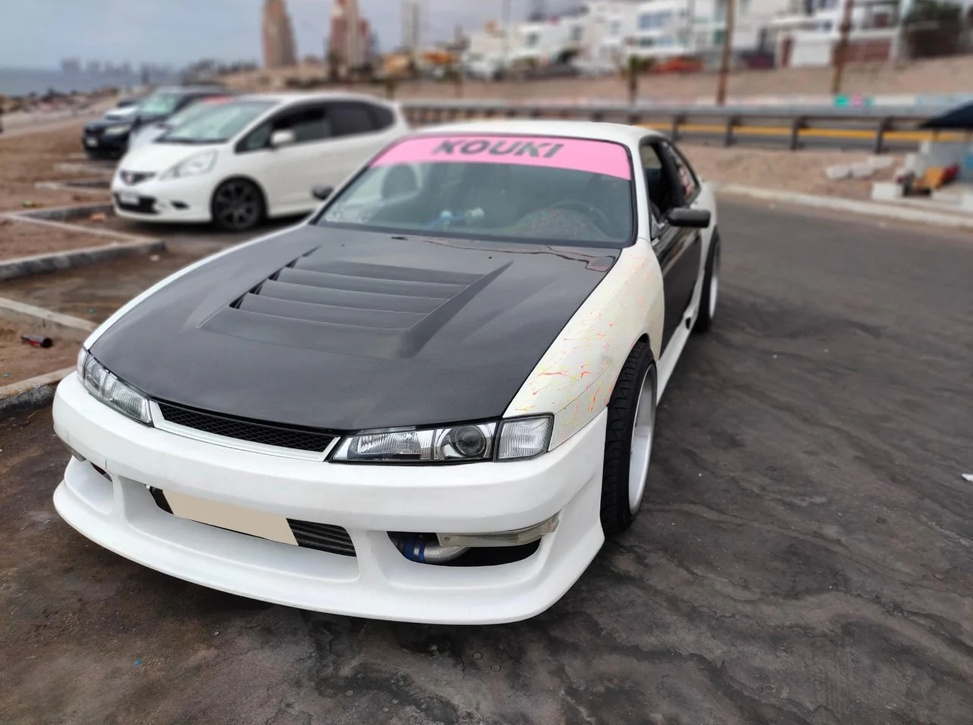
#> input picture Trabalho/s14.jpg, 973 x 725 px, shrunk from 1284 x 956 before the run
$ python 10.py
#> lines starting #> are read from the running program, lines starting #| are printed output that depends on the picture; after the words box and inside, x2 and y2 are one past the last pixel; in counts of white or black regions, pixels touching at a corner belong together
import cv2
import numpy as np
import os

# Lista de caminhos para as imagens que você deseja testar
image_paths = [
    "s14.jpg",  # Substitua pelos caminhos corretos das suas imagens
    "gtr.jpg",
    "180.jpg",
    "SKYLINE.jpg"
]

# Função para processar e validar cada imagem
def process_image(img_path):
    # Leitura da imagem
#> called with img_path = 's14.jpg'
    img = cv2.imread(img_path)
#> img is the input picture: shape (725, 973, 3); mean B, G, R 119.2, 118.5, 122.5
    if img is None:
        print(f"Erro: Não foi possível carregar a imagem {img_path}.")
        return

    # Processamento: Conversão para escala de cinza
    gray_img = cv2.cvtColor(img, cv2.COLOR_BGR2GRAY)
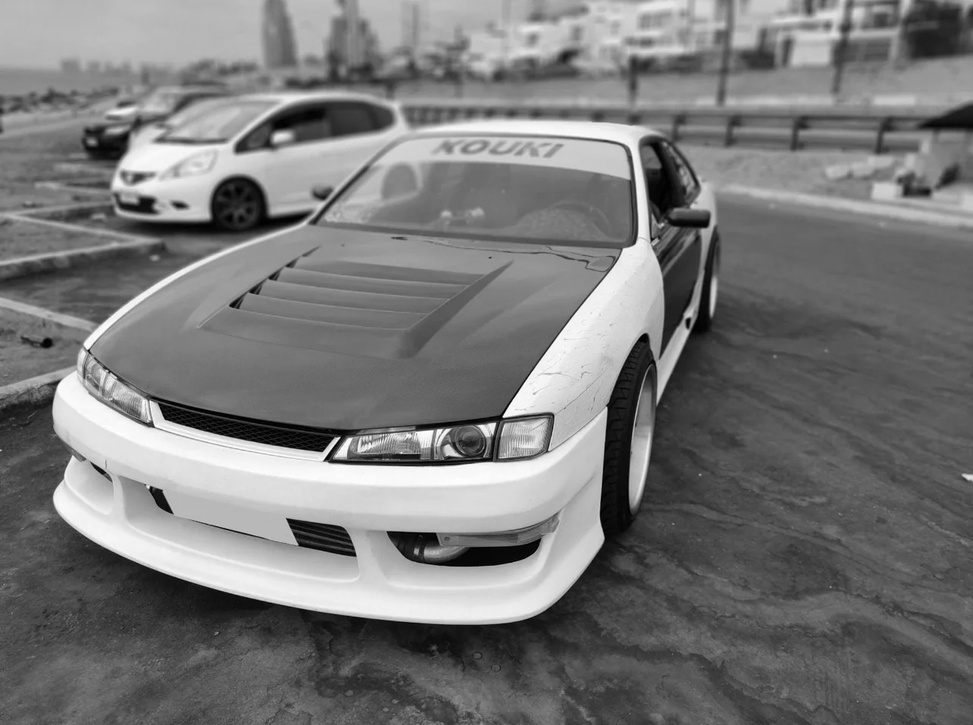
#> gray_img: shape (725, 973); min 0, max 255, mean 119.8

    # Aplicação de um desfoque gaussiano
    blurred_img = cv2.GaussianBlur(gray_img, (5, 5), 0)

    # Binarização
    _, binary_img = cv2.threshold(blurred_img, 127, 255, cv2.THRESH_BINARY)
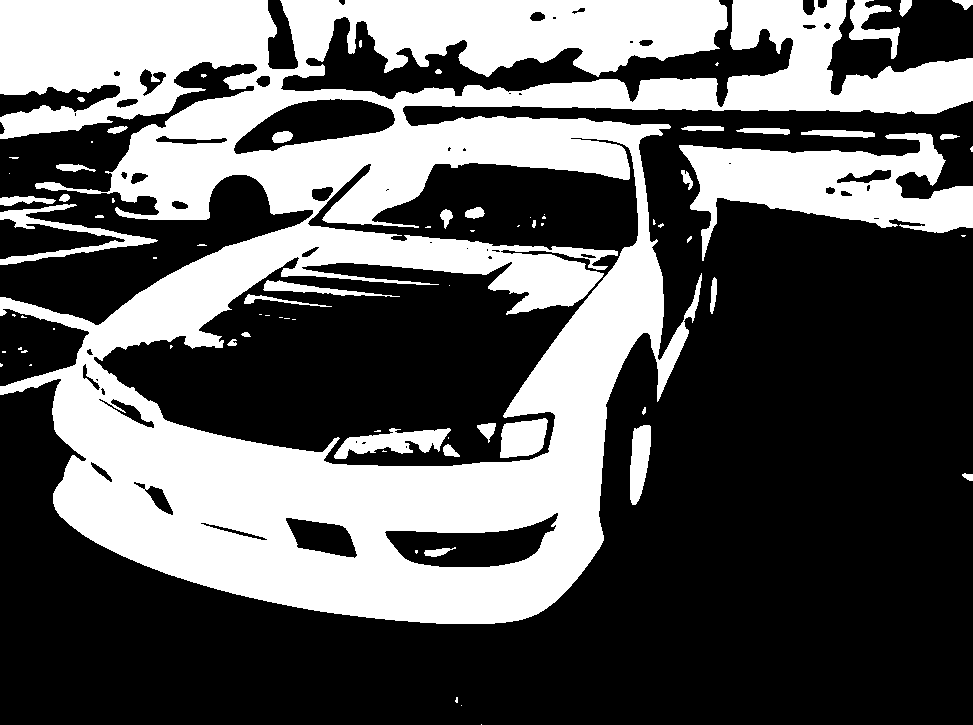
#> binary_img: shape (725, 973); 37% white; 78 white regions (42 under 20 px)

    # Detecção de contornos
    contours, _ = cv2.findContours(binary_img, cv2.RETR_EXTERNAL, cv2.CHAIN_APPROX_SIMPLE)
#> contours = 47 contours, 28 with area under 20; largest, box (x1, y1, x2, y2) and area: (0, 0, 973, 624) 327462, (679, 133, 973, 261) 16686, (0, 204, 158, 265) 1794, (630, 425, 651, 505) 1134, (849, 0, 900, 59) 1032

    # Criar máscara para segmentação
    marker_img = np.zeros(gray_img.shape, dtype=np.int32)
    for i in range(len(contours)):
        cv2.drawContours(marker_img, contours, i, (i + 1), -1)
#> this loop made 47 passes
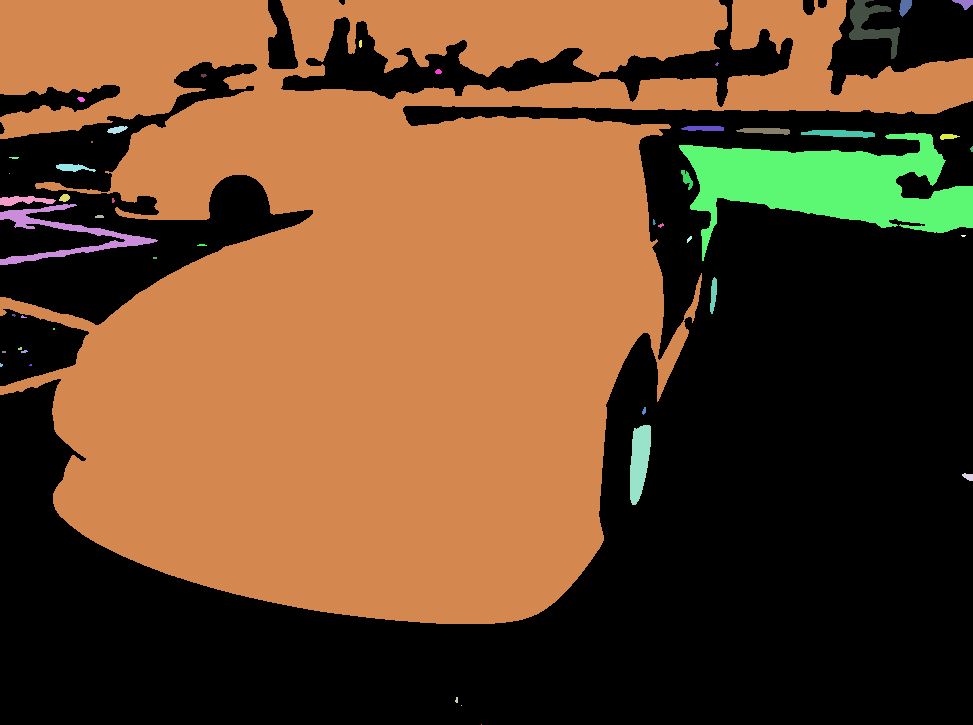
#> marker_img: shape (725, 973) int32; 48 distinct labels, from 0 to 47; one colour per label, 0 black

    # Definir a borda (com valor 0) para a máscara
    marker_img[marker_img == 0] = -1
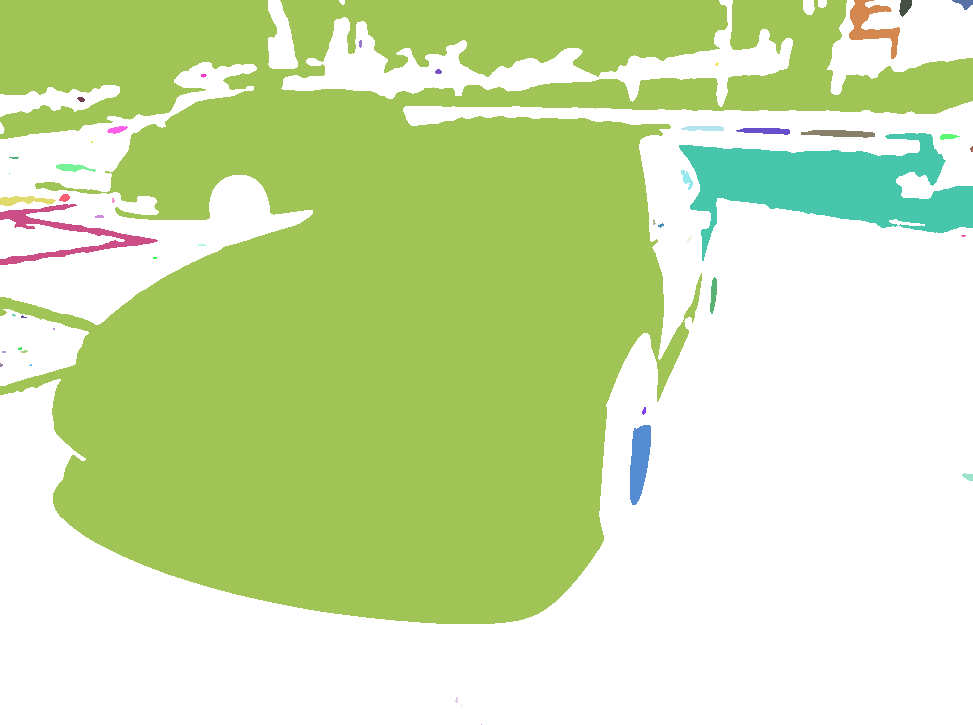
#> marker_img: shape (725, 973) int32; 48 distinct labels, from -1 to 47; one colour per label, 0 black, -1 white

    # Aplicação do algoritmo Watershed
    cv2.watershed(img, marker_img)
    img[marker_img == -1] = [255, 0, 0]  # Marcar bordas
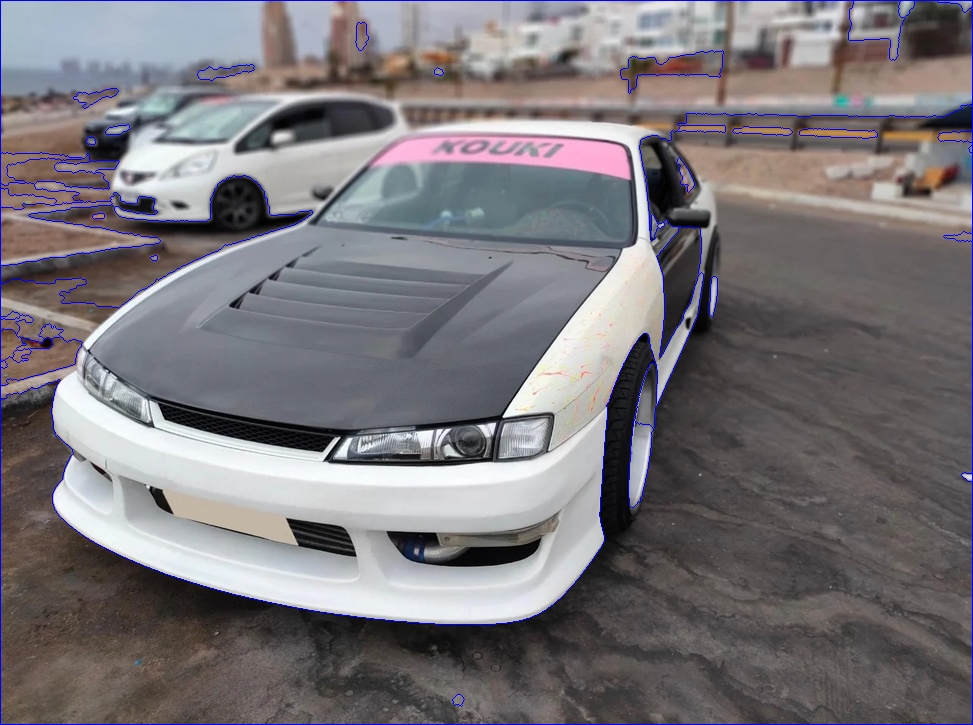
#> img: shape (725, 973, 3); 1.36% of pixels changed, all inside (x1, y1, x2, y2) = (0, 0, 973, 725)

    # Salvar as imagens processadas
    base_name = os.path.splitext(os.path.basename(img_path))[0]
    cv2.imwrite(f"{base_name}_original.jpg", img)
    cv2.imwrite(f"{base_name}_gray.jpg", gray_img)
    cv2.imwrite(f"{base_name}_blurred.jpg", blurred_img)
    cv2.imwrite(f"{base_name}_binary.jpg", binary_img)
    cv2.imwrite(f"{base_name}_segmented.jpg", img)

    print(f"Imagens processadas para {img_path} salvas com sucesso.")

# Testar cada imagem na lista
for image_path in image_paths:
    process_image(image_path)
